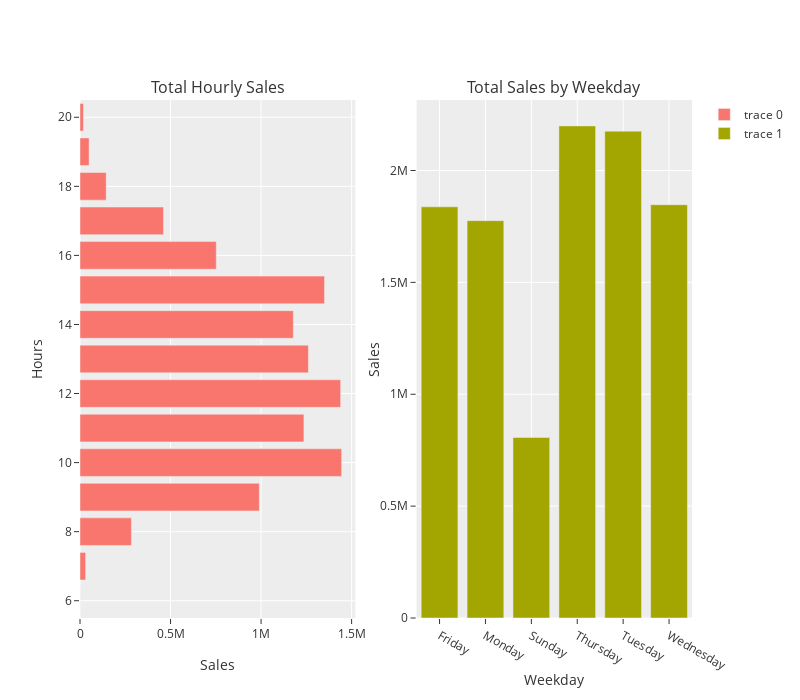

Notebook code for this chart:
### Markdown cell above
Let's see the total hourly and weekday sales

### Code cell
sales_by_hour = df.groupby(by='Hour')['Total_Sales_Amount'].sum().reset_index()
sales_by_weekday = df.groupby(by='WeekDay')['Total_Sales_Amount'].sum().reset_index()

fig = make_subplots(rows=1, cols=2,subplot_titles=("Total Hourly Sales", "Total Sales by Weekday"))
fig.add_trace(go.Bar(y=sales_by_hour.Hour, x=sales_by_hour.Total_Sales_Amount,orientation='h'),row=1, col=1)
fig.add_trace(go.Bar(x=sales_by_weekday.WeekDay, y=sales_by_weekday.Total_Sales_Amount),row=1, col=2)
fig.update_layout(height=700, width=800,template='ggplot2')
fig.update_xaxes(title_text="Sales", row=1, col=1)
fig.update_xaxes(title_text="Weekday", row=1, col=2)
fig.update_yaxes(title_text="Hours", row=1, col=1)
fig.update_yaxes(title_text="Sales", row=1, col=2)
fig.show()

### Figure 1 — Plotly figure (JSON) as saved in the notebook; plotly's stock layout.template omitted (floating-point values rounded to 4 significant figures)
{"data": [{"orientation": "h", "type": "bar", "x": [4.25, 31060.0, 283800.0, 990100.0, 1445000.0, 1237000.0, 1439000.0, 1261000.0, 1178000.0, 1350000.0, 752500.0, 461000.0, 144600.0, 50200.0, 18830.0], "xaxis": "x", "y": [6, 7, 8, 9, 10, 11, 12, 13, 14, 15, 16, 17, 18, 19, 20], "yaxis": "y"}, {"type": "bar", "x": ["Friday", "Monday", "Sunday", "Thursday", "Tuesday", "Wednesday"], "xaxis": "x2", "y": [1837000.0, 1776000.0, 806800.0, 2199000.0, 2176000.0, 1847000.0], "yaxis": "y2"}], "layout": {"annotations": [{"font": {"size": 16}, "showarrow": false, "text": "Total Hourly Sales", "x": 0.225, "xanchor": "center", "xref": "paper", "y": 1, "yanchor": "bottom", "yref": "paper"}, {"font": {"size": 16}, "showarrow": false, "text": "Total Sales by Weekday", "x": 0.775, "xanchor": "center", "xref": "paper", "y": 1, "yanchor": "bottom", "yref": "paper"}], "height": 700, "width": 800, "xaxis": {"anchor": "y", "domain": [0, 0.45], "title": {"text": "Sales"}}, "xaxis2": {"anchor": "y2", "domain": [0.55, 1], "title": {"text": "Weekday"}}, "yaxis": {"anchor": "x", "domain": [0, 1], "title": {"text": "Hours"}}, "yaxis2": {"anchor": "x2", "domain": [0, 1], "title": {"text": "Sales"}}}}
